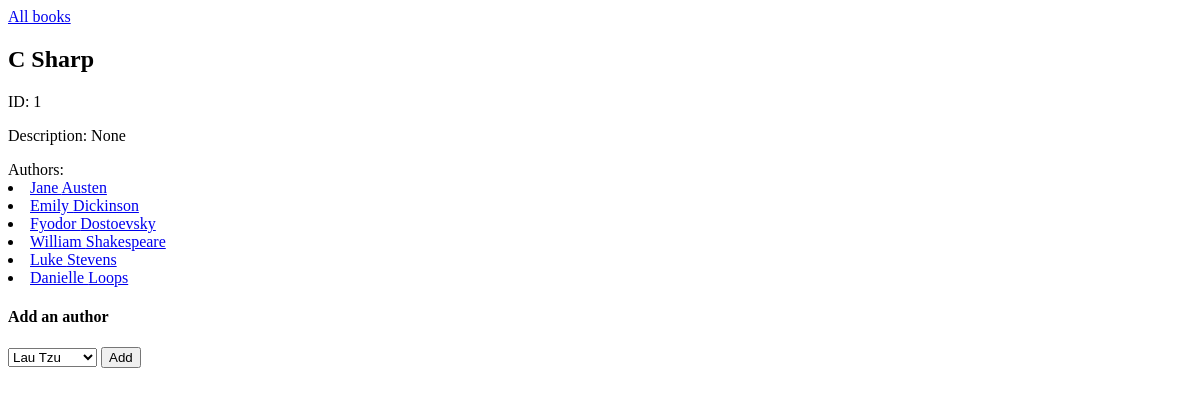
Screenshot of /books/1 with the database file from the repository.
### book_authors_app/models.py (models this page shows)
class Book(models.Model):
    title = models.CharField(max_length=255)
    desc = models.TextField(null=True)
    created_at = models.DateTimeField(auto_now_add=True)
    updated_at = models.DateTimeField(auto_now=True)

class Author(models.Model):
    first_name = models.CharField(max_length=45)
    last_name = models.CharField(max_length=45)
    notes = models.TextField(null=True)
    books = models.ManyToManyField('Book', related_name='authors')
    created_at = models.DateTimeField(auto_now_add=True)
    updated_at = models.DateTimeField(auto_now=True)

### book_authors_app/views.py (the view)
# urls.py: path('books/<int:book_id>', views.books),
def books(request, book_id):
    book = Book.objects.get(id=book_id)
    context = {
        "book": book,
        "authors": Author.objects.exclude(books__id=book_id)
    }
    return render(request, 'books.html', context)

### book_authors_app/templates/books.html (shortened to what this page needs)
<!DOCTYPE html>
<html lang="en">
<head>
    {% load static %}
    <link rel="stylesheet" href="{% static 'css/style.css' %}">
</head>
<body>
<a href="/">All books</a>
<h2>{{ book.title }}</h2>
<p>ID: {{ book.id }}</p>
<p>Description: {{ book.desc }}</p>
Authors:
{% for author in book.authors.all %}
    <li><a href="/author/{{ author.id }}">{{ author.first_name }} {{ author.last_name }}</a></li>
{% endfor %}
<h4>Add an author</h4>
<form action="/books/{{ book.id }}/assign" method="POST">
    <select name="author_id">
        {% for author in authors %}
            <option value = "{{ author.id }}">{{ author.first_name }} {{ author.last_name }}</option>
        {% endfor %}
    </select>
    <button>Add</button>
</form>
</html>

### rows the page displays
Book: title "C Sharp", id "1", desc "None"
Author: first_name "Jane", last_name "Austen"
Author: first_name "Emily", last_name "Dickinson"
Author: first_name "Fyodor", last_name "Dostoevsky"
Author: first_name "William", last_name "Shakespeare"
Author: first_name "Luke", last_name "Stevens"
Author: first_name "Danielle", last_name "Loops"

### other values shown
form field author_id "Lau Tzu"
